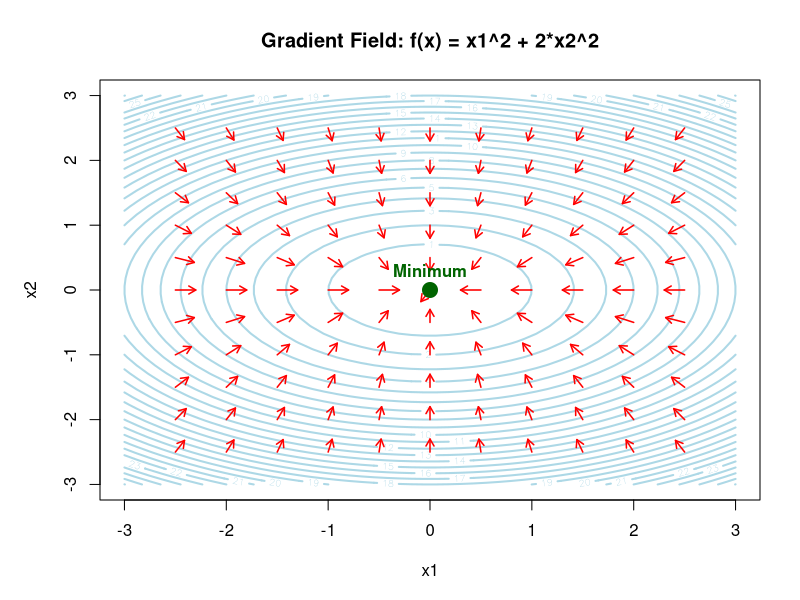
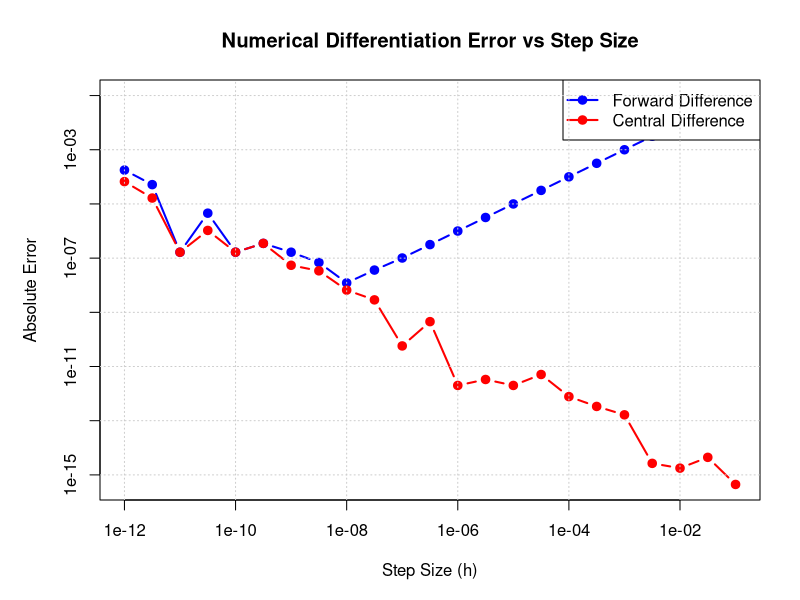
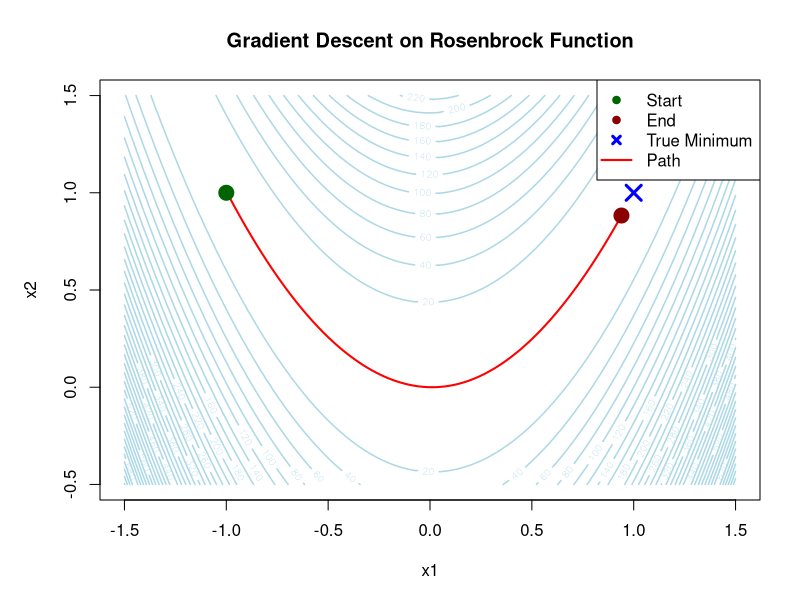

Source code (R) for these figures, in order:
############################################
# OPTIMIZATION II
# Advanced Topics in Numerical Optimization
############################################

# AGENDA:
# - Gradient computation techniques
# - Matrix manipulation and apply functions
# - Numerical differentiation
# - Edge cases and numerical stability
# - Best practices for optimization

# Create plots directory
if(!dir.exists("../plots")) {
  dir.create("../plots", recursive=TRUE)
}

############################################
# GRADIENT COMPUTATION
############################################

cat("\n", paste(rep("=", 50), collapse=""), "\n")
cat("GRADIENT COMPUTATION\n")
cat(paste(rep("=", 50), collapse=""), "\n\n")

cat("Computing gradients is fundamental to optimization\n")
cat("We'll explore different approaches to numerical differentiation\n\n")

# Basic gradient function (component-wise)
gradient.basic <- function(f, x, deriv.steps, ...) {
  p <- length(x)
  stopifnot(length(deriv.steps) == p)
  gradient <- numeric(p)
  
  for(i in 1:p) {
    x.new <- x
    x.new[i] <- x[i] + deriv.steps[i]
    gradient[i] <- (f(x.new, ...) - f(x, ...)) / deriv.steps[i]
  }
  
  return(gradient)
}

cat("Basic gradient function (loop-based):\n")
cat("- Iterates through each component\n")
cat("- Computes finite difference for each dimension\n")
cat("- Can be slow for high-dimensional problems\n\n")

############################################
# BONUS EXAMPLE: IMPROVED GRADIENT
############################################

cat("\n", paste(rep("=", 50), collapse=""), "\n")
cat("BONUS EXAMPLE: gradient() with Matrix Manipulation\n")
cat(paste(rep("=", 50), collapse=""), "\n\n")

cat("Better: use matrix manipulation and apply\n\n")

gradient <- function(f, x, deriv.steps, ...) {
  p <- length(x)
  stopifnot(length(deriv.steps) == p)
  x.new <- matrix(rep(x, times=p), nrow=p) + diag(deriv.steps, nrow=p)
  f.new <- apply(x.new, 2, f, ...)
  gradient <- (f.new - f(x, ...)) / deriv.steps
  return(gradient)
}

cat("Improved gradient function:\n")
cat("- Clearer and half as long\n")
cat("- Uses matrix manipulation\n")
cat("- Vectorized computation with apply\n\n")

cat("Key features:\n")
cat("- Presumes that f takes a vector and returns a single number\n")
cat("- Any extra arguments to gradient will get passed to f\n\n")

cat("Check: Does this work when f is a function of a single number?\n\n")

############################################
# TEST THE GRADIENT FUNCTIONS
############################################

cat("\n", paste(rep("=", 50), collapse=""), "\n")
cat("TESTING GRADIENT FUNCTIONS\n")
cat(paste(rep("=", 50), collapse=""), "\n\n")

# Test function 1: Simple quadratic
f1 <- function(x) {
  sum(x^2)
}

# True gradient: 2*x
true.grad.f1 <- function(x) {
  2 * x
}

# Test at a point
x.test <- c(1, 2, 3)
deriv.steps <- rep(1e-5, 3)

grad.basic <- gradient.basic(f1, x.test, deriv.steps)
grad.matrix <- gradient(f1, x.test, deriv.steps)
grad.true <- true.grad.f1(x.test)

cat("Test Function 1: f(x) = sum(x^2)\n")
cat("Test point: (1, 2, 3)\n\n")
cat("Basic gradient:  ", sprintf("%.6f", grad.basic), "\n")
cat("Matrix gradient: ", sprintf("%.6f", grad.matrix), "\n")
cat("True gradient:   ", sprintf("%.6f", grad.true), "\n\n")

# Test function 2: Rosenbrock function
rosenbrock <- function(x) {
  100 * (x[2] - x[1]^2)^2 + (1 - x[1])^2
}

# True gradient
true.grad.rosenbrock <- function(x) {
  c(-400 * x[1] * (x[2] - x[1]^2) - 2 * (1 - x[1]),
    200 * (x[2] - x[1]^2))
}

x.test2 <- c(0.5, 0.5)
deriv.steps2 <- rep(1e-5, 2)

grad.basic2 <- gradient.basic(rosenbrock, x.test2, deriv.steps2)
grad.matrix2 <- gradient(rosenbrock, x.test2, deriv.steps2)
grad.true2 <- true.grad.rosenbrock(x.test2)

cat("Test Function 2: Rosenbrock function\n")
cat("Test point: (0.5, 0.5)\n\n")
cat("Basic gradient:  ", sprintf("%.6f", grad.basic2), "\n")
cat("Matrix gradient: ", sprintf("%.6f", grad.matrix2), "\n")
cat("True gradient:   ", sprintf("%.6f", grad.true2), "\n\n")

# Test with single-variable function
f.single <- function(x) {
  x^2
}

x.single <- 2
step.single <- 1e-5

grad.single <- gradient(f.single, x.single, step.single)
cat("Single variable test: f(x) = x^2 at x=2\n")
cat("Computed gradient: ", sprintf("%.6f", grad.single), "\n")
cat("True gradient:     4.000000\n\n")

############################################
# VISUALIZE GRADIENT COMPUTATION
############################################

cat("\n", paste(rep("=", 50), collapse=""), "\n")
cat("VISUALIZING GRADIENT COMPUTATION\n")
cat(paste(rep("=", 50), collapse=""), "\n\n")

# 2D function for visualization
f.viz <- function(x) {
  x[1]^2 + 2*x[2]^2
}

# Create grid
x1 <- seq(-3, 3, length.out=50)
x2 <- seq(-3, 3, length.out=50)
z <- outer(x1, x2, function(a, b) {
  mapply(function(i, j) f.viz(c(i, j)), a, b)
})

# Plot function and gradient at several points
png("../plots/optimization_ii_gradient_field.png", width=800, height=800, res=100)
par(mar=c(5, 5, 4, 2))
contour(x1, x2, z, nlevels=20, xlab="x1", ylab="x2",
        main="Gradient Field: f(x) = x1^2 + 2*x2^2", 
        col="lightblue", lwd=2)

# Add gradient arrows at grid points
grid.points <- expand.grid(x1=seq(-2.5, 2.5, by=0.5),
                           x2=seq(-2.5, 2.5, by=0.5))

for(i in 1:nrow(grid.points)) {
  pt <- c(grid.points$x1[i], grid.points$x2[i])
  grad <- gradient(f.viz, pt, rep(1e-5, 2))
  grad.norm <- grad / sqrt(sum(grad^2))  # Normalize for visualization
  
  # Scale arrows
  arrow.scale <- 0.2
  arrows(pt[1], pt[2], 
         pt[1] - arrow.scale * grad.norm[1], 
         pt[2] - arrow.scale * grad.norm[2],
         length=0.08, col="red", lwd=1.5)
}

points(0, 0, pch=19, col="darkgreen", cex=2)
text(0, 0.3, "Minimum", col="darkgreen", font=2)
dev.off()

cat("Plot saved: optimization_ii_gradient_field.png\n\n")

############################################
# TIMING COMPARISON
############################################

cat("\n", paste(rep("=", 50), collapse=""), "\n")
cat("TIMING COMPARISON\n")
cat(paste(rep("=", 50), collapse=""), "\n\n")

# Test with higher dimensional function
dim <- 100
x.large <- rnorm(dim)
deriv.steps.large <- rep(1e-5, dim)

f.large <- function(x) sum(x^2)

# Time basic version
time.basic <- system.time({
  for(i in 1:100) {
    grad.basic.large <- gradient.basic(f.large, x.large, deriv.steps.large)
  }
})

# Time matrix version
time.matrix <- system.time({
  for(i in 1:100) {
    grad.matrix.large <- gradient(f.large, x.large, deriv.steps.large)
  }
})

cat("Timing for 100-dimensional function (100 iterations):\n\n")
cat("Basic version (loop):   ", sprintf("%.4f", time.basic["elapsed"]), "seconds\n")
cat("Matrix version (apply): ", sprintf("%.4f", time.matrix["elapsed"]), "seconds\n")
cat("Speedup:                ", sprintf("%.2fx", time.basic["elapsed"] / time.matrix["elapsed"]), "\n\n")

############################################
# POTENTIAL ISSUES WITH GRADIENT
############################################

cat("\n", paste(rep("=", 50), collapse=""), "\n")
cat("POTENTIAL ISSUES WITH GRADIENT FUNCTION\n")
cat(paste(rep("=", 50), collapse=""), "\n\n")

cat("The gradient function acts badly if:\n\n")

cat("1. f is only defined on a limited domain and we ask for the\n")
cat("   gradient somewhere near a boundary\n\n")

# Example: log function
f.log <- function(x) {
  if(any(x <= 0)) return(NA)
  sum(log(x))
}

x.boundary <- c(0.001, 1)
deriv.steps.boundary <- c(1e-3, 1e-3)

tryCatch({
  grad.boundary <- gradient(f.log, x.boundary, deriv.steps.boundary)
  cat("   Gradient near boundary: ", sprintf("%.6f", grad.boundary), "\n")
  cat("   Warning: May be inaccurate or produce NA!\n\n")
}, error = function(e) {
  cat("   Error near boundary:", e$message, "\n\n")
})

cat("2. Forces the user to choose deriv.steps\n")
cat("   - No automatic step size selection\n")
cat("   - User must understand numerical differentiation\n\n")

cat("3. Uses the same deriv.steps everywhere\n")
cat("   Example: f(x) = x^2 * sin(x)\n")
cat("   - May need different steps for different regions\n")
cat("   - Constant step size may be suboptimal\n\n")

# Example with different scales
f.mixed <- function(x) {
  x[1]^2 * sin(x[2])
}

x.mixed <- c(100, 0.1)
deriv.steps.mixed <- rep(1e-5, 2)

grad.mixed <- gradient(f.mixed, x.mixed, deriv.steps.mixed)
cat("   Example: f(x) = x1^2 * sin(x2) at (100, 0.1)\n")
cat("   Gradient with uniform step: ", sprintf("%.6f", grad.mixed), "\n")
cat("   (May have numerical issues due to scale differences)\n\n")

cat("4. ...and so on through much of a first course in numerical analysis\n\n")

############################################
# IMPROVED GRADIENT WITH ADAPTIVE STEPS
############################################

cat("\n", paste(rep("=", 50), collapse=""), "\n")
cat("IMPROVED GRADIENT WITH ADAPTIVE STEPS\n")
cat(paste(rep("=", 50), collapse=""), "\n\n")

gradient.adaptive <- function(f, x, eps=sqrt(.Machine$double.eps), ...) {
  p <- length(x)
  
  # Adaptive step size based on magnitude of x
  deriv.steps <- pmax(abs(x) * eps, eps)
  
  # Use matrix manipulation
  x.new <- matrix(rep(x, times=p), nrow=p) + diag(deriv.steps, nrow=p)
  f.new <- apply(x.new, 2, f, ...)
  gradient <- (f.new - f(x, ...)) / deriv.steps
  
  return(gradient)
}

cat("Adaptive gradient function:\n")
cat("- Automatically chooses step sizes\n")
cat("- Step size proportional to |x|\n")
cat("- Minimum step size to avoid underflow\n\n")

# Test on mixed scale function
grad.adaptive <- gradient.adaptive(f.mixed, x.mixed)
cat("Adaptive gradient on f(x) = x1^2 * sin(x2) at (100, 0.1):\n")
cat("  ", sprintf("%.6f", grad.adaptive), "\n\n")

############################################
# CENTRAL DIFFERENCE METHOD
############################################

cat("\n", paste(rep("=", 50), collapse=""), "\n")
cat("CENTRAL DIFFERENCE METHOD\n")
cat(paste(rep("=", 50), collapse=""), "\n\n")

cat("Forward difference:  f'(x) ≈ (f(x+h) - f(x)) / h\n")
cat("Central difference:  f'(x) ≈ (f(x+h) - f(x-h)) / (2h)\n")
cat("\nCentral difference is more accurate (O(h^2) vs O(h))\n\n")

gradient.central <- function(f, x, deriv.steps, ...) {
  p <- length(x)
  stopifnot(length(deriv.steps) == p)
  
  # Forward perturbations
  x.forward <- matrix(rep(x, times=p), nrow=p) + diag(deriv.steps, nrow=p)
  # Backward perturbations
  x.backward <- matrix(rep(x, times=p), nrow=p) - diag(deriv.steps, nrow=p)
  
  f.forward <- apply(x.forward, 2, f, ...)
  f.backward <- apply(x.backward, 2, f, ...)
  
  gradient <- (f.forward - f.backward) / (2 * deriv.steps)
  return(gradient)
}

# Compare methods
x.compare <- c(1, 2)
steps.compare <- rep(1e-4, 2)

grad.forward <- gradient(rosenbrock, x.compare, steps.compare)
grad.central <- gradient.central(rosenbrock, x.compare, steps.compare)
grad.true <- true.grad.rosenbrock(x.compare)

cat("Comparison on Rosenbrock function at (1, 2):\n\n")
cat("Forward difference:  ", sprintf("%.8f", grad.forward), "\n")
cat("Central difference:  ", sprintf("%.8f", grad.central), "\n")
cat("True gradient:       ", sprintf("%.8f", grad.true), "\n\n")

# Error analysis
error.forward <- abs(grad.forward - grad.true)
error.central <- abs(grad.central - grad.true)

cat("Absolute errors:\n")
cat("Forward difference:  ", sprintf("%.2e", error.forward), "\n")
cat("Central difference:  ", sprintf("%.2e", error.central), "\n\n")

############################################
# STEP SIZE ANALYSIS
############################################

cat("\n", paste(rep("=", 50), collapse=""), "\n")
cat("STEP SIZE ANALYSIS\n")
cat(paste(rep("=", 50), collapse=""), "\n\n")

# Test different step sizes
f.simple <- function(x) x^2
x.test.step <- 1
true.deriv <- 2 * x.test.step

step.sizes <- 10^seq(-12, -1, by=0.5)
errors.forward <- numeric(length(step.sizes))
errors.central <- numeric(length(step.sizes))

for(i in 1:length(step.sizes)) {
  h <- step.sizes[i]
  
  # Forward difference
  grad.f <- (f.simple(x.test.step + h) - f.simple(x.test.step)) / h
  errors.forward[i] <- abs(grad.f - true.deriv)
  
  # Central difference
  grad.c <- (f.simple(x.test.step + h) - f.simple(x.test.step - h)) / (2*h)
  errors.central[i] <- abs(grad.c - true.deriv)
}

png("../plots/optimization_ii_step_size_analysis.png", width=800, height=600, res=100)
par(mar=c(5, 5, 4, 2))
plot(step.sizes, errors.forward, log="xy", type="b", col="blue", lwd=2,
     xlab="Step Size (h)", ylab="Absolute Error",
     main="Numerical Differentiation Error vs Step Size",
     pch=19, ylim=range(c(errors.forward, errors.central)))
lines(step.sizes, errors.central, type="b", col="red", lwd=2, pch=19)
legend("topright", legend=c("Forward Difference", "Central Difference"),
       col=c("blue", "red"), lwd=2, pch=19, bg="white")
grid(col="gray80")
dev.off()

cat("Plot saved: optimization_ii_step_size_analysis.png\n")
cat("Note: Central difference is more accurate for moderate step sizes\n\n")

############################################
# PRACTICAL RECOMMENDATIONS
############################################

cat("\n", paste(rep("=", 50), collapse=""), "\n")
cat("PRACTICAL RECOMMENDATIONS\n")
cat(paste(rep("=", 50), collapse=""), "\n\n")

cat("1. Use adaptive step sizes based on scale of variables\n")
cat("   eps = sqrt(.Machine$double.eps) ≈ 1.5e-8 is a good default\n\n")

cat("2. Use central differences when possible (more accurate)\n\n")

cat("3. Check for boundary issues and constrained domains\n\n")

cat("4. For critical applications, compare with:\n")
cat("   - Automatic differentiation (e.g., numDeriv package)\n")
cat("   - Symbolic derivatives when available\n\n")

cat("5. Consider using existing packages:\n")
cat("   - numDeriv::grad() for numerical gradients\n")
cat("   - optimx package for optimization with gradients\n\n")

############################################
# USING numDeriv PACKAGE
############################################

cat("\n", paste(rep("=", 50), collapse=""), "\n")
cat("USING THE numDeriv PACKAGE\n")
cat(paste(rep("=", 50), collapse=""), "\n\n")

if(require(numDeriv, quietly=TRUE)) {
  # Compare our methods with numDeriv
  grad.numDeriv <- grad(rosenbrock, x.compare)
  
  cat("Gradient comparison on Rosenbrock at (1, 2):\n\n")
  cat("Our forward:     ", sprintf("%.8f", grad.forward), "\n")
  cat("Our central:     ", sprintf("%.8f", grad.central), "\n")
  cat("numDeriv::grad():", sprintf("%.8f", grad.numDeriv), "\n")
  cat("True gradient:   ", sprintf("%.8f", grad.true), "\n\n")
  
  cat("numDeriv uses Richardson extrapolation for high accuracy\n\n")
} else {
  cat("numDeriv package not installed\n")
  cat("Install with: install.packages('numDeriv')\n\n")
}

############################################
# APPLICATION TO OPTIMIZATION
############################################

cat("\n", paste(rep("=", 50), collapse=""), "\n")
cat("APPLICATION TO OPTIMIZATION\n")
cat(paste(rep("=", 50), collapse=""), "\n\n")

cat("Gradients are essential for gradient-based optimization methods:\n")
cat("- Gradient descent\n")
cat("- Conjugate gradient\n")
cat("- Newton's method\n")
cat("- Quasi-Newton methods (BFGS, L-BFGS)\n\n")

# Simple gradient descent example
gradient.descent <- function(f, x0, gradient.fn, 
                            alpha=0.01, max.iter=1000, tol=1e-6) {
  x <- x0
  path <- matrix(nrow=max.iter+1, ncol=length(x0))
  path[1, ] <- x
  
  for(i in 1:max.iter) {
    grad <- gradient.fn(f, x, rep(1e-5, length(x)))
    x.new <- x - alpha * grad
    path[i+1, ] <- x.new
    
    if(sqrt(sum((x.new - x)^2)) < tol) {
      path <- path[1:(i+1), , drop=FALSE]
      break
    }
    x <- x.new
  }
  
  return(list(x=x, path=path, iterations=i))
}

# Optimize Rosenbrock function
x.start <- c(-1, 1)
result <- gradient.descent(rosenbrock, x.start, gradient.central, 
                           alpha=0.001, max.iter=5000)

cat("Gradient Descent on Rosenbrock Function:\n")
cat("Starting point: (", paste(sprintf("%.2f", x.start), collapse=", "), ")\n")
cat("Final point:    (", paste(sprintf("%.6f", result$x), collapse=", "), ")\n")
cat("True minimum:   (1.000000, 1.000000)\n")
cat("Iterations:     ", result$iterations, "\n\n")

# Plot optimization path
png("../plots/optimization_ii_gradient_descent.png", width=800, height=800, res=100)
par(mar=c(5, 5, 4, 2))

# Create contour plot
x1.opt <- seq(-1.5, 1.5, length.out=100)
x2.opt <- seq(-0.5, 1.5, length.out=100)
z.opt <- outer(x1.opt, x2.opt, function(a, b) {
  mapply(function(i, j) rosenbrock(c(i, j)), a, b)
})

contour(x1.opt, x2.opt, z.opt, nlevels=30, xlab="x1", ylab="x2",
        main="Gradient Descent on Rosenbrock Function",
        col="lightblue", lwd=1.5)

# Plot path
lines(result$path[, 1], result$path[, 2], col="red", lwd=2)
points(result$path[1, 1], result$path[1, 2], pch=19, col="darkgreen", cex=2)
points(result$path[nrow(result$path), 1], result$path[nrow(result$path), 2], 
       pch=19, col="darkred", cex=2)
points(1, 1, pch=4, col="blue", cex=2, lwd=3)

legend("topright", legend=c("Start", "End", "True Minimum", "Path"),
       col=c("darkgreen", "darkred", "blue", "red"),
       pch=c(19, 19, 4, NA), lty=c(NA, NA, NA, 1), lwd=c(NA, NA, 3, 2),
       bg="white")
dev.off()

cat("Plot saved: optimization_ii_gradient_descent.png\n\n")

############################################
# SUMMARY
############################################

cat("\n", paste(rep("=", 60), collapse=""), "\n")
cat("SUMMARY: OPTIMIZATION II\n")
cat(paste(rep("=", 60), collapse=""), "\n\n")

cat("Key Takeaways:\n\n")

cat("✓ Matrix manipulation makes gradient computation clearer and faster\n")
cat("  - Use apply() instead of loops when possible\n")
cat("  - Vectorization improves performance\n\n")

cat("✓ Numerical differentiation requires careful consideration:\n")
cat("  - Step size selection is critical\n")
cat("  - Central differences more accurate than forward\n")
cat("  - Adaptive steps handle different scales\n\n")

cat("✓ Common pitfalls:\n")
cat("  - Boundary issues with constrained domains\n")
cat("  - Fixed step sizes for all variables\n")
cat("  - Not accounting for function scale\n\n")

cat("✓ Best practices:\n")
cat("  - Use existing packages (numDeriv) for production code\n")
cat("  - Validate numerical gradients when possible\n")
cat("  - Consider automatic differentiation\n\n")

cat("✓ Gradients enable powerful optimization methods:\n")
cat("  - Gradient descent and variants\n")
cat("  - Newton and quasi-Newton methods\n")
cat("  - Constrained optimization algorithms\n\n")

cat(paste(rep("=", 60), collapse=""), "\n")
cat("OPTIMIZATION II TUTORIAL COMPLETE\n")
cat(paste(rep("=", 60), collapse=""), "\n\n")

plot.count <- length(list.files("../plots", pattern="^optimization_ii.*\\.png$"))
cat("Generated", plot.count, "plots\n\n")

cat("For more advanced topics, see:\n")
cat("- optim() and nlm() documentation\n")
cat("- optimx package for unified optimization interface\n")
cat("- numDeriv package for accurate numerical derivatives\n")
cat("- BB package for large-scale optimization\n\n")

cat("Thank you for completing this tutorial!\n")
